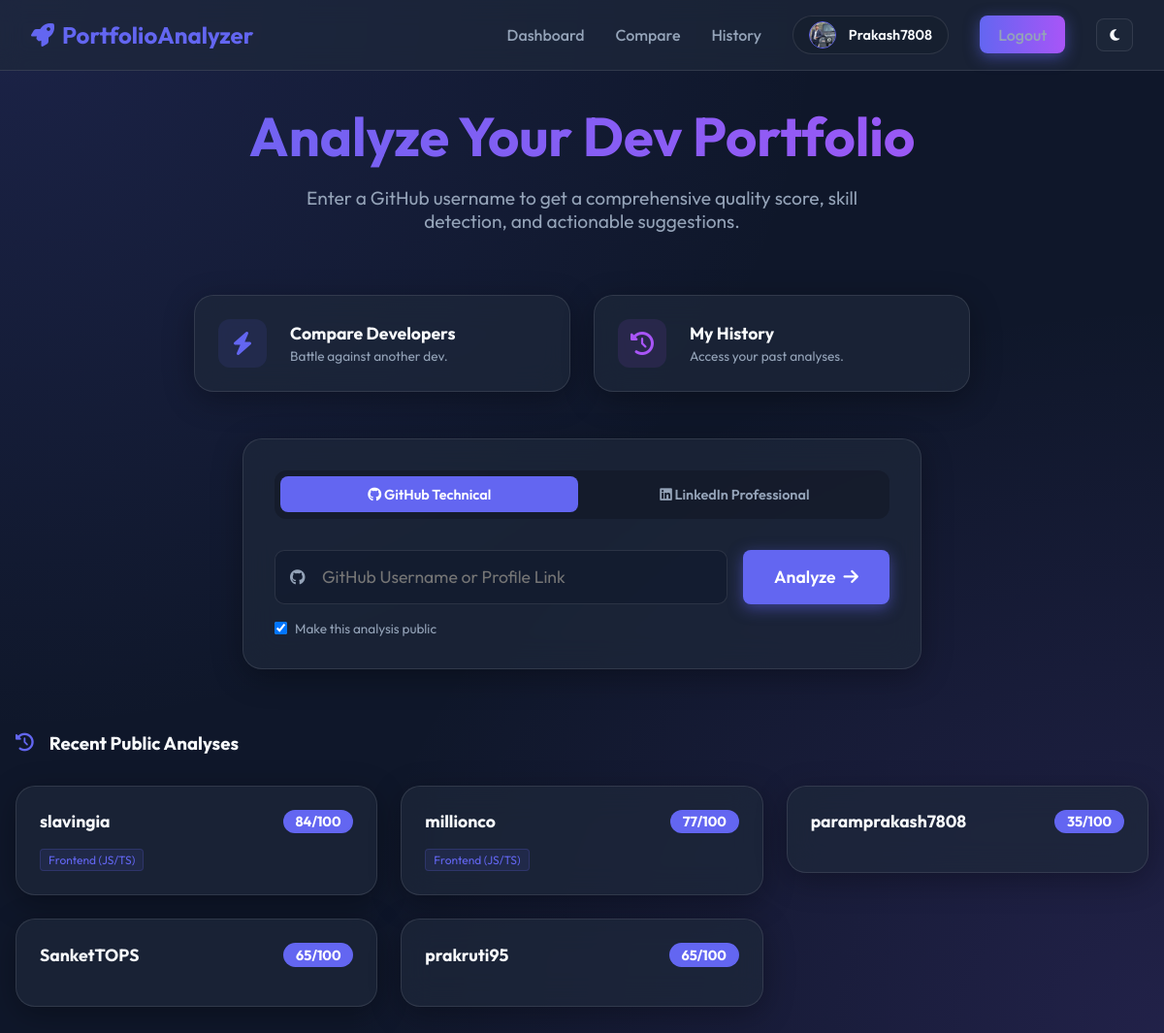
Screenshot of / (signed in) with the database file from the repository.
### users/models.py (models this page shows, shortened)
class Profile(models.Model):
    user = models.OneToOneField(User, on_delete=models.CASCADE)
    github_username = models.CharField(max_length=100, blank=True, null=True)
    profile_image = models.ImageField(upload_to='profiles/', blank=True, null=True)
    bio = models.TextField(blank=True, null=True)
    is_blocked = models.BooleanField(default=False)

### analyzer/models.py (models this page shows, shortened)
class AnalysisReport(models.Model):
    id = models.UUIDField(primary_key=True, default=uuid.uuid4, editable=False)
    user = models.ForeignKey(User, on_delete=models.CASCADE, related_name='analyses', null=True, blank=True)
    github_username = models.CharField(max_length=100)
    total_repos = models.IntegerField(default=0)
    total_stars = models.IntegerField(default=0)
    languages = models.JSONField(default=dict)
    account_age_years = models.DecimalField(max_digits=5, decimal_places=2, null=True, blank=True)
    score = models.IntegerField(default=0)
    is_public = models.BooleanField(default=True)
    skills = models.JSONField(default=list)
    weaknesses = models.JSONField(default=list)
    suggestions = models.JSONField(default=list)
    created_at = models.DateTimeField(auto_now_add=True)

### analyzer/views.py (the view)
# urls.py: path('', views.dashboard, name='dashboard'),
def dashboard(request):
    latest_analyses = AnalysisReport.objects.filter(is_public=True).order_by('-created_at')[:5]
    return render(request, 'analyzer/dashboard.html', {'latest_analyses': latest_analyses})

### templates/analyzer/dashboard.html (shortened to what this page needs)
{% extends 'base.html' %}
{% block content %}
<div style="text-align: center; margin-bottom: 4rem; margin-top: 2rem;">
    <h1 style="font-size: 3.5rem; font-weight: 700; margin-bottom: 1rem; background: linear-gradient(90deg, #6366f1, #a855f7); background-clip: text; -webkit-background-clip: text; -webkit-text-fill-color: transparent;">
        Analyze Your Dev Portfolio
    </h1>
    <p style="color: var(--text-dim); font-size: 1.2rem; max-width: 600px; margin: 0 auto;">
        Enter a GitHub username to get a comprehensive quality score, skill detection, and actionable suggestions.
    </p>
</div>
<div style="display: grid; grid-template-columns: repeat(auto-fit, minmax(300px, 1fr)); gap: 1.5rem; max-width: 800px; margin: 0 auto 3rem;">
    <a href="{% url 'compare' %}" style="text-decoration: none; color: inherit;">
        <div class="glass-card" style="display: flex; align-items: center; gap: 1.5rem; padding: 1.5rem; transition: 0.3s;" onmouseover="this.style.transform='translateY(-5px)'; this.style.borderColor='var(--primary)'" onmouseout="this.style.transform='translateY(0)'; this.style.borderColor='var(--glass-border)'">
            <div style="width: 50px; height: 50px; background: rgba(99, 102, 241, 0.1); border-radius: 12px; display: flex; align-items: center; justify-content: center; color: var(--primary); font-size: 1.5rem;">
                <i class="fas fa-bolt"></i>
            </div>
            <div>
                <h3 style="font-size: 1.1rem; margin-bottom: 0.2rem;">Compare Developers</h3>
                <p style="font-size: 0.85rem; color: var(--text-dim);">Battle against another dev.</p>
            </div>
        </div>
    </a>
    <a href="{% url 'history' %}" style="text-decoration: none; color: inherit;">
        <div class="glass-card" style="display: flex; align-items: center; gap: 1.5rem; padding: 1.5rem; transition: 0.3s;" onmouseover="this.style.transform='translateY(-5px)'; this.style.borderColor='var(--secondary)'" onmouseout="this.style.transform='translateY(0)'; this.style.borderColor='var(--glass-border)'">
            <div style="width: 50px; height: 50px; background: rgba(168, 85, 247, 0.1); border-radius: 12px; display: flex; align-items: center; justify-content: center; color: #a855f7; font-size: 1.5rem;">
                <i class="fas fa-history"></i>
            </div>
            <div>
                <h3 style="font-size: 1.1rem; margin-bottom: 0.2rem;">My History</h3>
                <p style="font-size: 0.85rem; color: var(--text-dim);">Access your past analyses.</p>
            </div>
        </div>
    </a>
</div>
<div class="glass-card" style="max-width: 700px; margin: 0 auto;">
    <div style="display: flex; gap: 0.5rem; margin-bottom: 2rem; background: rgba(0,0,0,0.2); padding: 0.4rem; border-radius: 12px;">
        <button onclick="switchTab('github')" id="tab-github" class="btn" style="flex: 1; background: var(--primary); color: white; border-radius: 8px; font-size: 0.9rem;">
            <i class="fab fa-github"></i> GitHub Technical
        </button>
        <button onclick="switchTab('linkedin')" id="tab-linkedin" class="btn" style="flex: 1; background: transparent; color: var(--text-dim); border-radius: 8px; font-size: 0.9rem;">
            <i class="fab fa-linkedin"></i> LinkedIn Professional
        </button>
    </div>
    <form method="POST" action="{% url 'analyze' %}" id="github-section">
        <div style="display: flex; gap: 1rem;">
            <div style="flex-grow: 1; position: relative;">
                <i class="fab fa-github" style="position: absolute; left: 1rem; top: 50%; transform: translateY(-50%); color: var(--text-dim);"></i>
                <input type="text" name="github_username" class="form-control" placeholder="GitHub Username or Profile Link" style="padding-left: 3rem; font-size: 1.1rem; height: 3.5rem;" required>
            </div>
            <button type="submit" class="btn btn-primary" style="height: 3.5rem; padding: 0 2rem; font-size: 1.1rem; display: flex; align-items: center; gap: 0.5rem;">
                <span>Analyze</span> <i class="fas fa-arrow-right"></i>
            </button>
        </div>
        {% if user.is_authenticated %}
        <div style="margin-top: 1rem; display: flex; align-items: center; gap: 0.5rem; color: var(--text-dim); font-size: 0.85rem;">
            <input type="checkbox" name="is_public" id="is_public" checked style="cursor: pointer;">
            <label for="is_public" style="cursor: pointer;">Make this analysis public</label>
        </div>
        {% endif %}
    </form>
</div>
{% if latest_analyses %}
<div style="margin-top: 4rem;">
    <h3 style="margin-bottom: 2rem; display: flex; align-items: center; gap: 1rem;">
        <i class="fas fa-history" style="color: var(--primary);"></i> Recent Public Analyses
    </h3>
    <div style="display: grid; grid-template-columns: repeat(auto-fill, minmax(280px, 1fr)); gap: 1.5rem;">
        {% for report in latest_analyses %}
            <a href="{% url 'analysis_result' report.id %}" style="text-decoration: none; color: inherit;">
                <div class="glass-card" style="padding: 1.5rem; transition: 0.3s; cursor: pointer;" onmouseover="this.style.transform='translateY(-5px)'" onmouseout="this.style.transform='translateY(0)'">
                    <div style="display: flex; justify-content: space-between; align-items: center; margin-bottom: 1rem;">
                        <span style="font-weight: 700; font-size: 1.1rem;">{{ report.github_username }}</span>
                        <div style="background: var(--primary); color: white; padding: 0.2rem 0.8rem; border-radius: 20px; font-size: 0.9rem; font-weight: 700;">
                            {{ report.score }}/100
                        </div>
                    </div>
                    <div style="display: flex; gap: 0.5rem; flex-wrap: wrap;">
                        {% for skill in report.skills|slice:":3" %}
                            <span style="font-size: 0.75rem; background: rgba(99, 102, 241, 0.1); color: var(--primary); padding: 0.2rem 0.5rem; border-radius: 4px; border: 1px solid rgba(99, 102, 241, 0.2);">
                                {{ skill }}
                            </span>
                        {% endfor %}
                    </div>
                </div>
            </a>
        {% endfor %}
    </div>
</div>
{% endif %}
{% endblock %}

### templates/base.html (shortened to what this page needs)
<!DOCTYPE html>
<html lang="en">
<head>
    <link rel="stylesheet" href="https://cdnjs.cloudflare.com/ajax/libs/font-awesome/6.5.1/css/all.min.css">
</head>
<body>
    <nav class="navbar">
        <a href="/" class="logo">
            <i class="fas fa-rocket"></i> PortfolioAnalyzer
        </a>
        <div class="nav-links">
            <a href="{% url 'dashboard' %}">Dashboard</a>
            <a href="{% url 'compare' %}">Compare</a>
            {% if user.is_authenticated %}
                <a href="{% url 'history' %}">History</a>
                <div style="display: flex; align-items: center; gap: 0.8rem; background: rgba(0,0,0,0.1); padding: 0.3rem 1rem; border-radius: 30px; border: 1px solid var(--glass-border);">
                    {% if user.profile %}
                        <img src="{% if user.profile.profile_image %}{{ user.profile.profile_image.url }}{% else %}https://api.dicebear.com/7.x/avataaars/svg?seed={{ user.username }}{% endif %}"
                             style="width: 28px; height: 28px; border-radius: 50%; object-fit: cover; border: 1px solid var(--primary);">
                        <a href="{% url 'profile' %}" style="color: var(--text-main); font-weight: 600; font-size: 0.9rem;">{{ user.username }}</a>
                    {% endif %}
                </div>
                <a href="{% url 'logout' %}" class="btn btn-primary" style="background: linear-gradient(90deg, #6366f1, #a855f7); border: none;">Logout</a>
            {% else %}
                <a href="{% url 'login' %}">Login</a>
                <a href="{% url 'register' %}" class="btn btn-primary">Sign Up</a>
            {% endif %}
            <button id="theme-toggle" class="btn" style="background: var(--glass); border: 1px solid var(--glass-border); color: var(--text-main); padding: 0.5rem 0.8rem;">
                <i class="fas fa-moon" id="theme-icon"></i>
            </button>
        </div>
    </nav>
    <div class="container">
        {% block content %}{% endblock %}
    </div>
</body>
</html>

### templates/base.html (style rules this page uses)
:root { --primary: #6366f1; --primary-glow: rgba(99, 102, 241, 0.5); --bg-dark: #0f172a; --glass: rgba(30, 41, 59, 0.7); --glass-border: rgba(255, 255, 255, 0.1); --text-main: #f8fafc; --text-dim: #94a3b8; --card-bg: rgba(30, 41, 59, 0.7); --input-bg: rgba(15, 23, 42, 0.5); }
* { margin: 0; padding: 0; box-sizing: border-box; font-family: 'Outfit', sans-serif; }
body { background-color: var(--bg-dark); color: var(--text-main); min-height: 100vh; background-image: radial-gradient(at 0% 0%, rgba(99, 102, 241, 0.15) 0px, transparent 50%), radial-gradient(at 100% 100%, rgba(139, 92, 246, 0.15) 0px, transparent 50%); overflow-x: hidden; }
.navbar { backdrop-filter: blur(12px); background: var(--glass); border-bottom: 1px solid var(--glass-border); padding: 1rem 2rem; display: flex; justify-content: space-between; align-items: center; position: sticky; top: 0; z-index: 1000; }
.logo { font-size: 1.5rem; font-weight: 700; color: var(--primary); text-decoration: none; display: flex; align-items: center; gap: 0.5rem; }
.nav-links { display: flex; gap: 2rem; align-items: center; }
.nav-links a { color: var(--text-dim); text-decoration: none; font-weight: 500; transition: 0.3s; }
.btn { padding: 0.6rem 1.2rem; border-radius: 8px; font-weight: 600; cursor: pointer; transition: 0.3s; text-decoration: none; display: inline-block; border: none; }
.btn-primary { background: var(--primary); color: white; box-shadow: 0 4px 15px var(--primary-glow); }
.container { max-width: 1200px; margin: 2rem auto; padding: 0 1rem; }
.glass-card { background: var(--glass); backdrop-filter: blur(16px); border: 1px solid var(--glass-border); border-radius: 20px; padding: 2rem; box-shadow: 0 8px 32px rgba(0, 0, 0, 0.3); }
.form-control { width: 100%; padding: 0.8rem 1rem; background: var(--input-bg); border: 1px solid var(--glass-border); border-radius: 10px; color: var(--text-main); outline: none; transition: 0.3s; }

### rows the page displays
AnalysisReport: github_username "slavingia", score "84", skills "Frontend (JS/TS)"
AnalysisReport: github_username "millionco", score "77", skills "Frontend (JS/TS)"
AnalysisReport: github_username "paramprakash7808", score "35"
AnalysisReport: github_username "SanketTOPS", score "65"
AnalysisReport: github_username "prakruti95", score "65"

### other values shown
{{ user.username }} "Prakash7808"
